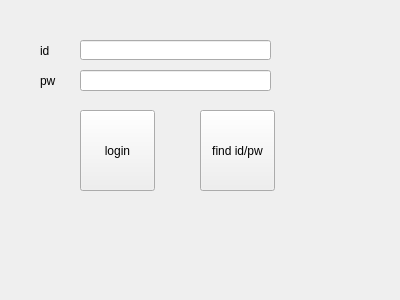
<?xml version="1.0" encoding="UTF-8"?>
<ui version="4.0">
 <class>Form</class>
 <widget class="QWidget" name="Form">
  <property name="geometry">
   <rect>
    <x>0</x>
    <y>0</y>
    <width>400</width>
    <height>300</height>
   </rect>
  </property>
  <property name="windowTitle">
   <string>Form</string>
  </property>
  <widget class="QLineEdit" name="lineEdit">
   <property name="geometry">
    <rect>
     <x>80</x>
     <y>40</y>
     <width>191</width>
     <height>20</height>
    </rect>
   </property>
  </widget>
  <widget class="QLineEdit" name="lineEdit_2">
   <property name="geometry">
    <rect>
     <x>80</x>
     <y>70</y>
     <width>191</width>
     <height>21</height>
    </rect>
   </property>
  </widget>
  <widget class="QLabel" name="label">
   <property name="geometry">
    <rect>
     <x>40</x>
     <y>40</y>
     <width>56</width>
     <height>21</height>
    </rect>
   </property>
   <property name="text">
    <string>id</string>
   </property>
  </widget>
  <widget class="QLabel" name="label_2">
   <property name="geometry">
    <rect>
     <x>40</x>
     <y>70</y>
     <width>56</width>
     <height>21</height>
    </rect>
   </property>
   <property name="text">
    <string>pw</string>
   </property>
  </widget>
  <widget class="QPushButton" name="pushButton">
   <property name="geometry">
    <rect>
     <x>80</x>
     <y>110</y>
     <width>75</width>
     <height>81</height>
    </rect>
   </property>
   <property name="text">
    <string>login</string>
   </property>
  </widget>
  <widget class="QPushButton" name="pushButton_2">
   <property name="geometry">
    <rect>
     <x>200</x>
     <y>110</y>
     <width>75</width>
     <height>81</height>
    </rect>
   </property>
   <property name="text">
    <string>find id/pw</string>
   </property>
  </widget>
 </widget>
 <resources/>
 <connections/>
</ui>
